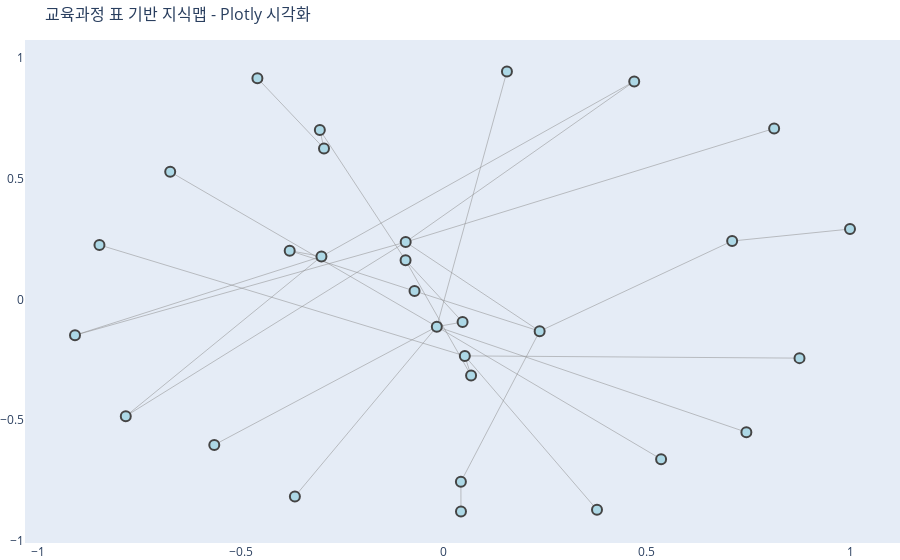

Write notebook code for a chart like this one.
### Code cell
import plotly.graph_objects as go
import networkx as nx

# 숫자 태깅 번호와 라벨 매핑 (교육과정 표 데이터)
nodes_data = {
    "02": "변화와 관계",
    "02-01": "규칙 찾기",
    "02-02": "규칙 정하기",
    "02-03": "등호와 동치 관계",
    "02-01-01": "배열에서 규칙 찾기",
    "02-02-01": "규칙에 따라 배열하기",
    "02-03-01": "등호 사용하기",
    "02-01-01-01": "물체 배열 규칙을 여러 가지 방법으로 표현하기",
    "02-01-01-02": "무늬 배열 규칙을 여러 가지 방법으로 표현하기",
    "02-01-01-03": "수 배열 규칙을 여러 가지 방법으로 표현하기",
    "02-01-01-04": "다양한 변화 규칙을 수로 나타내기",
    "02-01-01-05": "다양한 변화 규칙을 식으로 나타내기",
    "02-01-01-06": "계산식 배열 규칙으로 계산 결과 추측하기",
    "02-02-01-01": "물체 배열하기",
    "02-02-01-02": "무늬 배열하기",
    "02-02-01-03": "수 배열하기",
    "02-03-01-01": "크기가 같은 두 양의 관계를 식으로 나타내기",
    "04": "자료와 가능성",
    "04-01": "분류하기",
    "04-02": "자료 수집하기",
    "04-01-01": "개수 세기",
    "04-01-02": "표로 나타내기",
    "04-01-03": "○, ×, / 를 이용한 그래프로 나타내기",
    "04-02-01": "자료 정리하기",
    "04-01-01-01": "기준에 따른 결과 말하기",
    "04-01-02-01": "표로 나타내면 편리한 점 말하기",
    "04-01-03-01": "그래프로 나타내면 편리한 점 말하기",
    "04-02-01-01": "그림그래프로 나타내고 해석하기",
    "04-02-01-02": "막대그래프로 나타내고 해석하기",
    "04-02-01-03": "꺾은선그래프로 나타내고 해석하기",
}

edges = [
    ("02", "02-01"),
    ("02", "02-02"),
    ("02", "02-03"),
    ("02-01", "02-01-01"),
    ("02-02", "02-02-01"),
    ("02-03", "02-03-01"),
    ("02-01-01", "02-01-01-01"),
    ("02-01-01", "02-01-01-02"),
    ("02-01-01", "02-01-01-03"),
    ("02-01-01", "02-01-01-04"),
    ("02-01-01", "02-01-01-05"),
    ("02-01-01", "02-01-01-06"),
    ("02-02-01", "02-02-01-01"),
    ("02-02-01", "02-02-01-02"),
    ("02-02-01", "02-02-01-03"),
    ("02-03-01", "02-03-01-01"),
    ("04", "04-01"),
    ("04", "04-02"),
    ("04-01", "04-01-01"),
    ("04-01", "04-01-02"),
    ("04-01", "04-01-03"),
    ("04-02", "04-02-01"),
    ("04-01-01", "04-01-01-01"),
    ("04-01-02", "04-01-02-01"),
    ("04-01-03", "04-01-03-01"),
    ("04-01-03", "04-02-01-01"),
    ("04-01-03", "04-02-01-02"),
    ("04-01-03", "04-02-01-03"),
    ("04-02-01", "04-02-01-01"),
    ("04-02-01", "04-02-01-02"),
    ("04-02-01", "04-02-01-03"),
]

# 그래프 생성
G = nx.DiGraph()
G.add_edges_from(edges)

# 노드와 엣지 데이터 생성
pos = nx.spring_layout(G, seed=42)
edge_x = []
edge_y = []
for edge in G.edges:
    x0, y0 = pos[edge[0]]
    x1, y1 = pos[edge[1]]
    edge_x.extend([x0, x1, None])
    edge_y.extend([y0, y1, None])

# 엣지 추적
edge_trace = go.Scatter(
    x=edge_x,
    y=edge_y,
    line=dict(width=0.5, color="#888"),
    hoverinfo="none",
    mode="lines",
)

# 노드 추적
node_x = []
node_y = []
node_hovertext = []
for node in G.nodes:
    x, y = pos[node]
    node_x.append(x)
    node_y.append(y)
    # 마우스 호버 시 태깅 번호와 라벨 표시
    node_hovertext.append(f"태깅 번호: {node}<br>라벨: {nodes_data[node]}")

node_trace = go.Scatter(
    x=node_x,
    y=node_y,
    mode="markers",
    hovertext=node_hovertext,  # 노드 호버 정보 추가
    marker=dict(size=10, color="lightblue", line_width=2),
)

# Plotly Figure 생성
fig = go.Figure(
    data=[edge_trace, node_trace],
    layout=go.Layout(
        title="교육과정 표 기반 지식맵 - Plotly 시각화",
        titlefont_size=16,
        showlegend=False,
        hovermode="closest",
        margin=dict(b=0, l=0, r=0, t=40),
        xaxis=dict(showgrid=False, zeroline=False),
        yaxis=dict(showgrid=False, zeroline=False),
    ),
)
fig.show()

### Figure 1 — Plotly figure (JSON) as saved in the notebook; plotly's stock layout.template omitted (floating-point values rounded to 4 significant figures)
{"data": [{"hoverinfo": "none", "line": {"color": "#888", "width": 0.5}, "mode": "lines", "type": "scatter", "x": [-0.09429, 0.04608, null, -0.09429, 0.06701, null, -0.09429, -0.3054, null, 0.04608, -0.01734, null, 0.06701, 0.05159, null, -0.3054, -0.2951, null, -0.01734, -0.3668, null, -0.01734, -0.6738, null, -0.01734, 0.5349, null, -0.01734, 0.7448, null, -0.01734, -0.5653, null, -0.01734, 0.1553, null, 0.05159, -0.848, null, 0.05159, 0.377, null, 0.05159, 0.8757, null, -0.2951, -0.4591, null, -0.07225, 0.2358, null, -0.07225, -0.3796, null, 0.2358, 0.04193, null, 0.2358, 0.7098, null, 0.2358, -0.094, null, -0.3796, -0.3014, null, 0.04193, 0.04214, null, 0.7098, 1, null, -0.094, 0.8132, null, -0.094, 0.4687, null, -0.094, -0.7832, null, -0.094, -0.9082, null, -0.3014, 0.4687, null, -0.3014, -0.7832, null, -0.3014, -0.9082, null], "y": [0.1618, -0.09361, null, 0.1618, -0.3153, null, 0.1618, 0.7014, null, -0.09361, -0.1128, null, -0.3153, -0.2338, null, 0.7014, 0.6248, null, -0.1128, -0.8155, null, -0.1128, 0.5279, null, -0.1128, -0.6612, null, -0.1128, -0.5496, null, -0.1128, -0.6021, null, -0.1128, 0.9435, null, -0.2338, 0.2254, null, -0.2338, -0.8707, null, -0.2338, -0.243, null, 0.6248, 0.9154, null, 0.03466, -0.1316, null, 0.03466, 0.2016, null, -0.1316, -0.7547, null, -0.1316, 0.2417, null, -0.1316, 0.2373, null, 0.2016, 0.1775, null, -0.7547, -0.8781, null, 0.2417, 0.2911, null, 0.2373, 0.7073, null, 0.2373, 0.9022, null, 0.2373, -0.4833, null, 0.2373, -0.1482, null, 0.1775, 0.9022, null, 0.1775, -0.4833, null, 0.1775, -0.1482, null]}, {"hovertext": ["태깅 번호: 02<br>라벨: 변화와 관계", "태깅 번호: 02-01<br>라벨: 규칙 찾기", "태깅 번호: 02-02<br>라벨: 규칙 정하기", "태깅 번호: 02-03<br>라벨: 등호와 동치 관계", "태깅 번호: 02-01-01<br>라벨: 배열에서 규칙 찾기", "태깅 번호: 02-02-01<br>라벨: 규칙에 따라 배열하기", "태깅 번호: 02-03-01<br>라벨: 등호 사용하기", "태깅 번호: 02-01-01-01<br>라벨: 물체 배열 규칙을 여러 가지 방법으로 표현하기", "태깅 번호: 02-01-01-02<br>라벨: 무늬 배열 규칙을 여러 가지 방법으로 표현하기", "태깅 번호: 02-01-01-03<br>라벨: 수 배열 규칙을 여러 가지 방법으로 표현하기", "태깅 번호: 02-01-01-04<br>라벨: 다양한 변화 규칙을 수로 나타내기", "태깅 번호: 02-01-01-05<br>라벨: 다양한 변화 규칙을 식으로 나타내기", "태깅 번호: 02-01-01-06<br>라벨: 계산식 배열 규칙으로 계산 결과 추측하기", "태깅 번호: 02-02-01-01<br>라벨: 물체 배열하기", "태깅 번호: 02-02-01-02<br>라벨: 무늬 배열하기", "태깅 번호: 02-02-01-03<br>라벨: 수 배열하기", "태깅 번호: 02-03-01-01<br>라벨: 크기가 같은 두 양의 관계를 식으로 나타내기", "태깅 번호: 04<br>라벨: 자료와 가능성", "태깅 번호: 04-01<br>라벨: 분류하기", "태깅 번호: 04-02<br>라벨: 자료 수집하기", "태깅 번호: 04-01-01<br>라벨: 개수 세기", "태깅 번호: 04-01-02<br>라벨: 표로 나타내기", "태깅 번호: 04-01-03<br>라벨: ○, ×, / 를 이용한 그래프로 나타내기", "태깅 번호: 04-02-01<br>라벨: 자료 정리하기", "태깅 번호: 04-01-01-01<br>라벨: 기준에 따른 결과 말하기", "태깅 번호: 04-01-02-01<br>라벨: 표로 나타내면 편리한 점 말하기", "태깅 번호: 04-01-03-01<br>라벨: 그래프로 나타내면 편리한 점 말하기", "태깅 번호: 04-02-01-01<br>라벨: 그림그래프로 나타내고 해석하기", "태깅 번호: 04-02-01-02<br>라벨: 막대그래프로 나타내고 해석하기", "태깅 번호: 04-02-01-03<br>라벨: 꺾은선그래프로 나타내고 해석하기"], "marker": {"color": "lightblue", "line": {"width": 2}, "size": 10}, "mode": "markers", "type": "scatter", "x": [-0.09429, 0.04608, 0.06701, -0.3054, -0.01734, 0.05159, -0.2951, -0.3668, -0.6738, 0.5349, 0.7448, -0.5653, 0.1553, -0.848, 0.377, 0.8757, -0.4591, -0.07225, 0.2358, -0.3796, 0.04193, 0.7098, -0.094, -0.3014, 0.04214, 1, 0.8132, 0.4687, -0.7832, -0.9082], "y": [0.1618, -0.09361, -0.3153, 0.7014, -0.1128, -0.2338, 0.6248, -0.8155, 0.5279, -0.6612, -0.5496, -0.6021, 0.9435, 0.2254, -0.8707, -0.243, 0.9154, 0.03466, -0.1316, 0.2016, -0.7547, 0.2417, 0.2373, 0.1775, -0.8781, 0.2911, 0.7073, 0.9022, -0.4833, -0.1482]}], "layout": {"hovermode": "closest", "margin": {"b": 0, "l": 0, "r": 0, "t": 40}, "showlegend": false, "title": {"font": {"size": 16}, "text": "교육과정 표 기반 지식맵 - Plotly 시각화"}, "xaxis": {"showgrid": false, "zeroline": false}, "yaxis": {"showgrid": false, "zeroline": false}}}
